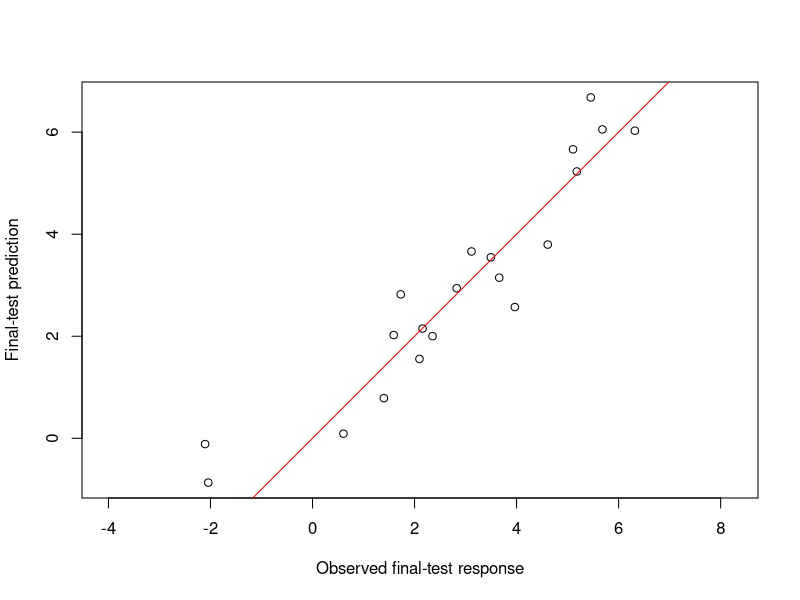

Source code (R):
## ---- chunk 1
knitr::opts_chunk$set(
  echo = TRUE, warning = TRUE, fig.width = 7, fig.height = 5,
  fig.path = getOption("mpg.unit07.fig.path", "figures/unit07/")
)
## ---- chunk 2
previous_sample_kind <- RNGkind()[3]
# Reproduce only the historical toy data with the pre-R-3.6 sampling rule.
suppressWarnings(RNGkind(sample.kind = "Rounding"))
y <- anscombe$y1
x1 <- anscombe$x1
lmod <- lm(y~x1)

set.seed(5)
x2 <- lmod$model$y - lmod$fitted.values * sample(seq(-1, 0, 0.1), nrow(anscombe))
set.seed(2)
x3 <- anscombe$x3 + sample(seq(-1, 1, 0.1), nrow(anscombe))
set.seed(3)
x4 <- anscombe$x4 + sample(seq(-1, 1, 0.1), nrow(anscombe))

df <- data.frame(y = y,
                 x1 = x1,
                 x2 = x2,
                 x3 = x3,
                 x4 = x4)
RNGkind(sample.kind = previous_sample_kind)
## ---- chunk 3
lmod <- lm(y ~ x2 + x1, data = df)

ss_obsrv <- sum((lmod$model$y - mean(lmod$model$y))**2)
ss_model <- sum((lmod$fitted.values - mean(lmod$model$y))**2)
ss_resid <- sum((lmod$model$y - lmod$fitted.values)**2)

mss_obsrv <- ss_obsrv / (length(lmod$model$y) - 1)
mss_model <- ss_model / 2
mss_resid <- ss_resid / (length(lmod$model$y) - 2 -1)

r_squared <- round(1 - ss_resid/ss_obsrv, 5)
r_squared_adjusted <- round(1 -
                             (ss_resid /
                                (length(lmod$model$y) - (2+1))) /
                             (ss_obsrv /
                                (length(lmod$model$y) - 1)), 5)

f_value <- round(mss_model / mss_resid, 2)

print(data.frame(Name = c("r squared", "adj. r squared", "f value"),
                 Value = c(r_squared, r_squared_adjusted, f_value)))
## ---- chunk 4
anova(lmod)
## ---- chunk 5
summary(lmod)
## ---- chunk 6
lmod <- lm(y ~ x1 + x2, data = df)
anova(lmod)
## ---- chunk 7
summary(lmod)
## ---- chunk 8
recursive_feature_selection <- function(data, dep, vars) {
  # Supply one common complete dataset for all candidate models.
  stopifnot(all(complete.cases(data[c(dep, vars)])))
  if (length(vars) == 0) return(character(0))

  candidates <- c(list(vars), lapply(seq_along(vars), function(i) vars[-i]))
  scores <- lapply(candidates, function(v) {
    rhs <- if (length(v) == 0) "1" else paste(v, collapse = " + ")
    fit <- lm(as.formula(paste(dep, "~", rhs)), data = data)
    c(Adj_R_sqrd = summary(fit)$adj.r.squared, AIC = AIC(fit))
  })
  scores <- as.data.frame(do.call(rbind, scores))
  rec_fs <- data.frame(Variable = c("all", vars), round(scores, 4))
  rec_fs$Diff <- round(scores$AIC - scores$AIC[1], 4)
  print(rec_fs)

  # Compare unrounded scores; keep the current model unless AIC improves.
  best <- which.min(scores$AIC)
  if (scores$AIC[best] >= scores$AIC[1] - 1e-8) return(vars)
  candidates[[best]]
}
## ---- chunk 9
variables <- c("x1", "x2", "x3", "x4")
next_vars <- recursive_feature_selection(data = df, dep = "y", vars = variables)
## ---- chunk 10
next_vars
## ---- chunk 11
next_vars <- recursive_feature_selection(data = df, dep = "y", vars = next_vars)
## ---- chunk 12
next_vars
## ---- chunk 13
next_vars <- recursive_feature_selection(data = df, dep = "y", vars = next_vars)
## ---- chunk 14
forward_feature_selection <- function(data, dep, vars, selected_vars = NULL) {
  stopifnot(all(complete.cases(data[c(dep, selected_vars, vars)])))
  vars <- setdiff(vars, selected_vars)
  if (length(vars) == 0) return(character(0))

  candidates <- c(list(selected_vars),
                  lapply(vars, function(v) c(selected_vars, v)))
  scores <- lapply(candidates, function(v) {
    rhs <- if (length(v) == 0) "1" else paste(v, collapse = " + ")
    fit <- lm(as.formula(paste(dep, "~", rhs)), data = data)
    c(Adj_R_sqrd = summary(fit)$adj.r.squared, AIC = AIC(fit))
  })
  scores <- as.data.frame(do.call(rbind, scores))
  label <- if (length(selected_vars) == 0) "intercept only" else
    paste0("all: ", paste(selected_vars, collapse = ", "))
  print(data.frame(Variable = c(label, vars), round(scores, 4)))

  best <- which.min(scores$AIC)
  if (scores$AIC[best] >= scores$AIC[1] - 1e-8) return(character(0))
  vars[best - 1L]
}
## ---- chunk 15
next_vars <- c("x1", "x2", "x3", "x4")
act_var <- forward_feature_selection(data = df, dep = "y", vars = next_vars)
## ---- chunk 16
next_vars <- next_vars[-which(next_vars == act_var)]
selected_vars = act_var
act_var <- forward_feature_selection(data = df, dep = "y", vars = next_vars,
                                     selected_vars = selected_vars)
## ---- chunk 17
next_vars <- next_vars[-which(next_vars == act_var)]
selected_vars = c(selected_vars, act_var)
act_var <- forward_feature_selection(data = df, dep = "y", vars = next_vars,
                                     selected_vars = selected_vars)
## ---- chunk 18
RNGkind(sample.kind = "Rejection")
set.seed(70)
selection_data <- data.frame(x1 = rnorm(100), x2 = rnorm(100))
selection_data$y <- 3 + 2 * selection_data$x1 + rnorm(100)

development_id <- sample(seq_len(nrow(selection_data)), 80)
development <- selection_data[development_id, ]
final_test <- selection_data[-development_id, ]
fold_id <- sample(rep(seq_len(4), length.out = nrow(development)))
table(fold_id)
## ---- chunk 19
four_fold_rmse <- function(data, formula, fold_id) {
  stopifnot(length(fold_id) == nrow(data),
            !anyNA(fold_id), setequal(unique(fold_id), seq_len(4)),
            all(complete.cases(model.frame(formula, data, na.action = na.pass))))
  predictions <- lapply(seq_len(4), function(k) {
    test_id <- which(fold_id == k)
    fit <- lm(formula, data = data[-test_id, ], na.action = na.fail)
    observed <- model.response(model.frame(formula, data[test_id, ]))
    predicted <- predict(fit, newdata = data[test_id, ])
    data.frame(row_id = test_id, error = predicted - observed)
  })
  predictions <- do.call(rbind, predictions)
  sqrt(mean(predictions$error^2))
}

candidate_formulas <- list(y ~ x1, y ~ x1 + x2)
candidate_rmse <- vapply(candidate_formulas, function(f) {
  four_fold_rmse(development, f, fold_id)
}, numeric(1))
data.frame(candidate = c("x1", "x1 + x2"),
           selection_RMSE = round(candidate_rmse, 3))
## ---- chunk 20
selected_formula <- candidate_formulas[[which.min(candidate_rmse)]]
final_model <- lm(selected_formula, data = development)
final_pred <- predict(final_model, newdata = final_test)
final_test_rmse <- sqrt(mean((final_pred - final_test$y)^2))
cat("Selected formula:", deparse(selected_formula), "\n")
round(final_test_rmse, 3)

plot(final_test$y, final_pred, xlab = "Observed final-test response",
     ylab = "Final-test prediction", asp = 1)
abline(0, 1, col = "red")
